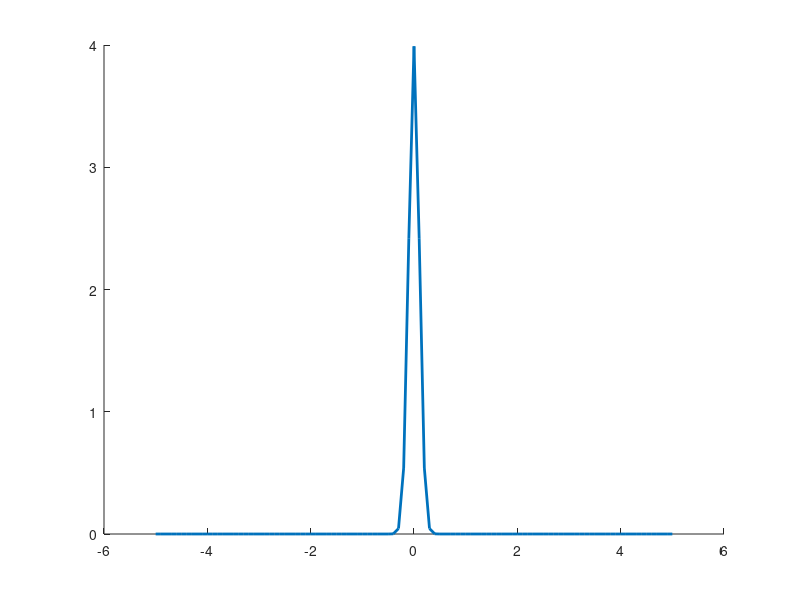

Write the MATLAB code that produced this figure.
x = -5:.1:5;
pd = makedist('Normal','mu',0,'sigma',0.1);
pdf_normal = pdf(pd,x);
clf; hold on
plot(x,pdf_normal,'LineWidth',2);
